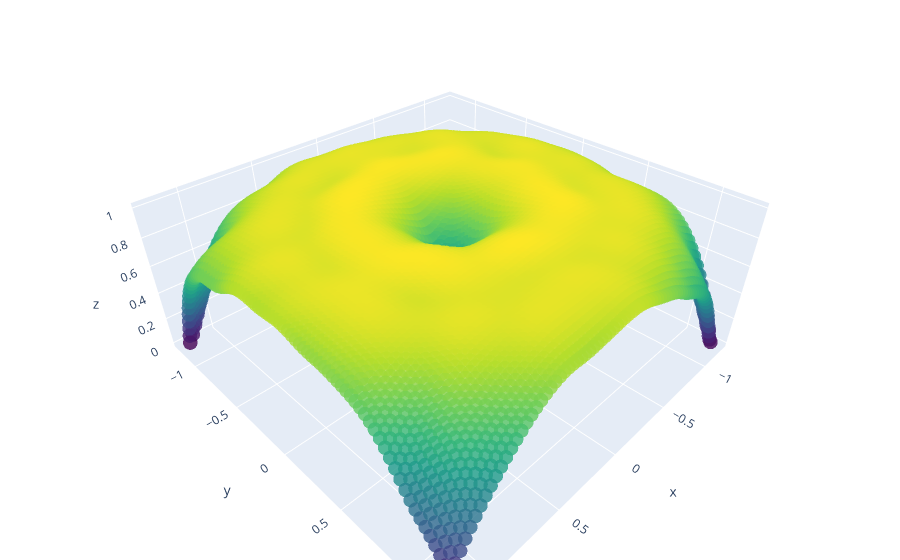

Notebook code cell kept with this figure:
### Code cell
from sklearn.neighbors import KernelDensity
kde = KernelDensity(kernel='gaussian', bandwidth=0.1).fit(X)
P2=kde.score_samples(testX)

plot_density(testX,normalize(P2))

### Figure 1 — Plotly figure (JSON) as saved in the notebook; plotly's stock layout.template omitted (floating-point values rounded to 4 significant figures; data arrays with more than 128 entries replaced by an {"elided": "..."} marker saying what was removed)
{"data": [{"marker": {"color": {"elided": "6400 float values"}, "colorscale": [[0, "#440154"], [0.1111, "#482878"], [0.2222, "#3e4989"], [0.3333, "#31688e"], [0.4444, "#26828e"], [0.5556, "#1f9e89"], [0.6667, "#35b779"], [0.7778, "#6ece58"], [0.8889, "#b5de2b"], [1, "#fde725"]], "opacity": 0.8, "size": 5}, "mode": "markers", "type": "scatter3d", "x": {"elided": "6400 float values"}, "y": {"elided": "6400 float values"}, "z": {"elided": "6400 float values"}}], "layout": {"margin": {"b": 0, "l": 0, "r": 0, "t": 0}}}
